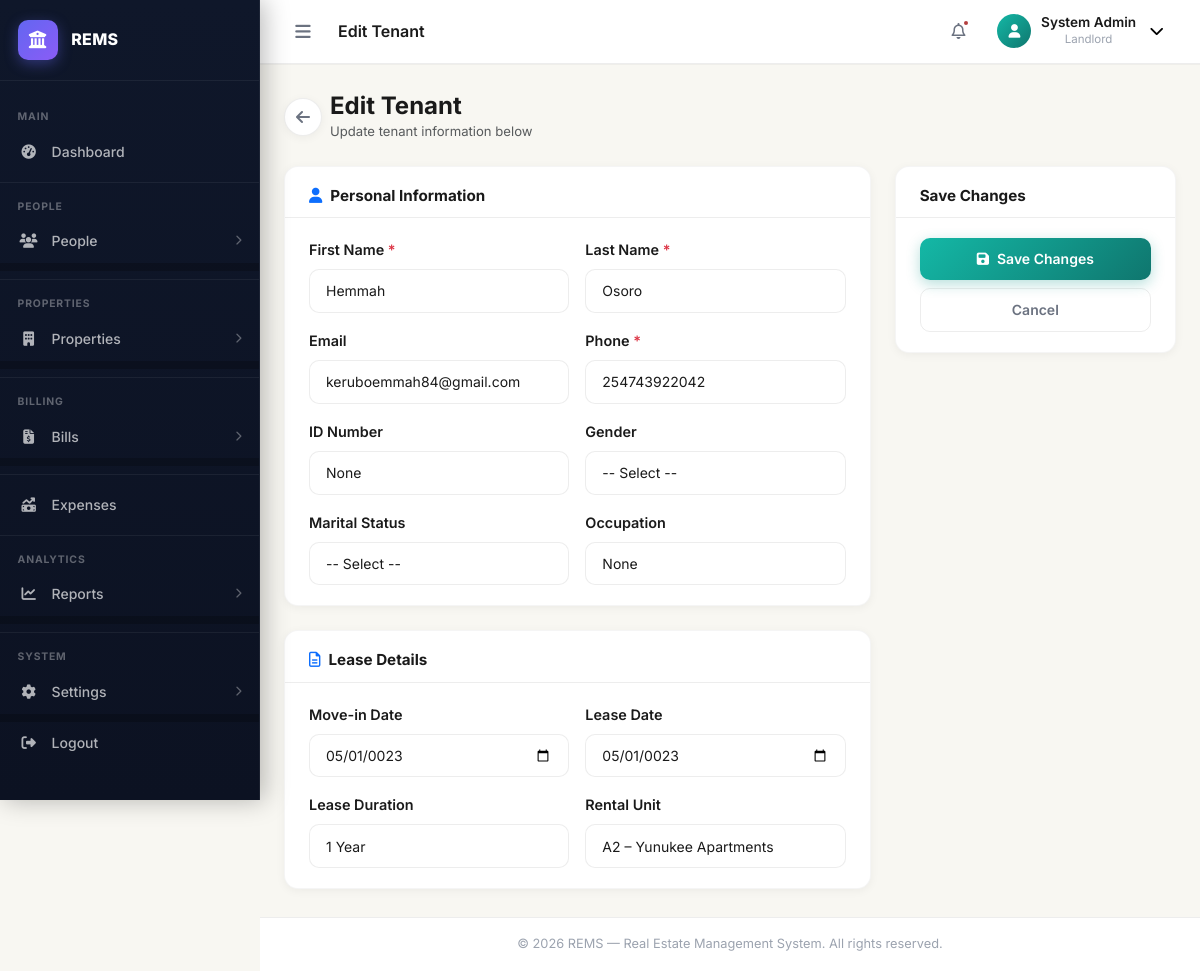
Page /tenants/edit-tenant/?id=2 (signed in) on the earlier database version.
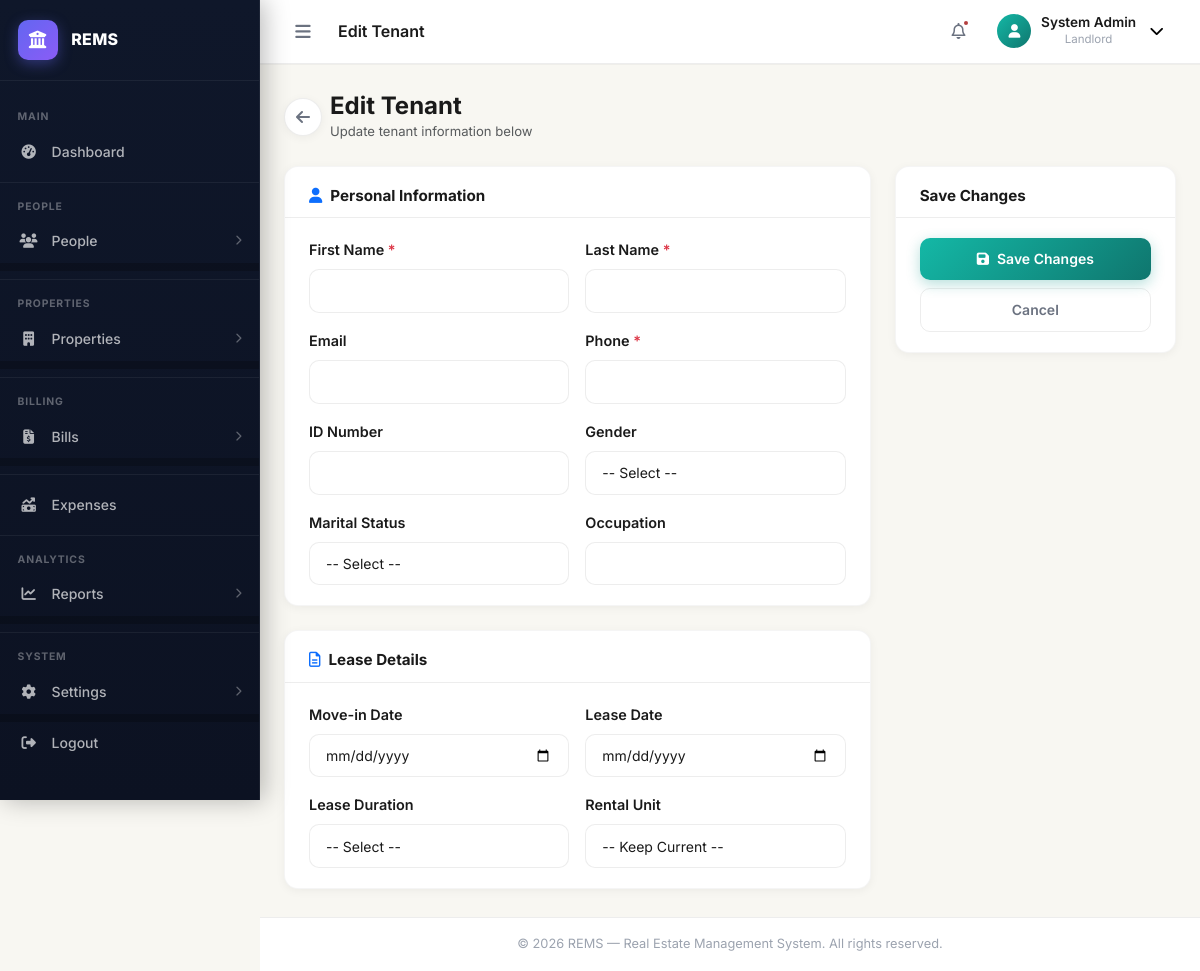
Same page on the later database version.
### apps/tenants/models.py (models this page shows, shortened)
class Tenant(AbstractBaseModel):
    user = models.OneToOneField("users.User", on_delete=models.CASCADE)
    lease_date = models.DateField(null=True)
    move_in_date = models.DateField(null=True)
    status = models.CharField(max_length=255, default="Active")
    occupation = models.CharField(max_length=255, null=True, blank=True)
    lease_duration = models.CharField(max_length=255, null=True, blank=True)
    renews_every = models.CharField(max_length=255, null=True, blank=True)
    def unit(self):
        return PropertyUnit.objects.get(tenant=self)

### apps/users/models.py (models this page shows, shortened)
class User(AbstractUser, AbstractBaseModel):
    role = models.CharField(max_length=255, choices=UserRoles.choices(), default="Tenant")
    phone = models.CharField(max_length=255, blank=True, null=True)
    address = models.TextField(blank=True, null=True)
    city = models.CharField(max_length=255, blank=True, null=True)
    state = models.CharField(max_length=255, blank=True, null=True)
    zip_code = models.CharField(max_length=255, blank=True, null=True)
    country = models.CharField(max_length=255, blank=True, null=True)
    avatar = models.ImageField(upload_to="avatars/", blank=True, null=True)
    gender = models.CharField(max_length=255, blank=True, null=True)
    marital_status = models.CharField(max_length=255, blank=True, null=True)
    id_number = models.CharField(max_length=255, null=True, blank=True)
    firebase_uid = models.CharField(max_length=255, null=True, blank=True)
    profile_picture = models.URLField(max_length=255, null=True, blank=True)

### apps/tenants/views.py (the view, shortened to what this page needs)
# urls.py: path("edit-tenant/", edit_tenant, name="edit-tenant"),
@login_required
@transaction.atomic
def edit_tenant(request):
    tenant_object = Tenant.objects.filter(id=request.GET.get("id")).first()
    return render(request, "tenants/edit_tenant.html", {
        "tenant": tenant_object,
        "units": PropertyUnit.objects.filter(Q(is_occupied=False) | Q(tenant=tenant_object)),
        "lease_durations": LEASE_DURATIONS,
        "marital_statuses": MARITAL_STATUSES,
        "genders": ["Male", "Female", "Other"]
    })

### templates/tenants/edit_tenant.html (shortened to what the changed rows need)
{% extends "base.html" %}
{% load static %}
{% block content %}
<div class="d-flex align-items-center gap-2 mb-4">
    <div>
        <h1 class="fs-4 fw-bold mb-0">Edit Tenant</h1>
    </div>
</div>
<form method="POST" action="{% url 'edit-tenant' %}">
    <div class="row g-4">
        <div class="col-12 col-lg-8">
            <div class="rems-card mb-4">
                <div class="rems-card__body">
                    <div class="row g-3">
                        <div class="col-md-6">
                            <label class="form-label fw-600">First Name <span class="text-danger">*</span></label>
                            <input type="text" name="first_name" class="form-control"
                                   value="{{ tenant.user.first_name }}" required id="editFirstName">
                        </div>
                        <div class="col-md-6">
                            <label class="form-label fw-600">Last Name <span class="text-danger">*</span></label>
                            <input type="text" name="last_name" class="form-control"
                                   value="{{ tenant.user.last_name }}" required id="editLastName">
                        </div>
                        <div class="col-md-6">
                            <label class="form-label fw-600">Email</label>
                            <input type="email" name="email" class="form-control"
                                   value="{{ tenant.user.email }}" id="editEmail">
                        </div>
                        <div class="col-md-6">
                            <label class="form-label fw-600">Phone <span class="text-danger">*</span></label>
                            <input type="tel" name="phone" class="form-control"
                                   value="{{ tenant.user.phone }}" required id="editPhone">
                        </div>
                        <div class="col-md-6">
                            <label class="form-label fw-600">ID Number</label>
                            <input type="text" name="id_number" class="form-control"
                                   value="{{ tenant.user.id_number }}" id="editIdNumber">
                        </div>
                        <div class="col-md-6">
                            <label class="form-label fw-600">Occupation</label>
                            <input type="text" name="occupation" class="form-control"
                                   value="{{ tenant.occupation }}" id="editOccupation">
                        </div>
                    </div>
                </div>
            </div>
            <div class="rems-card">
                <div class="rems-card__body">
                    <div class="row g-3">
                        <div class="col-md-6">
                            <label class="form-label fw-600">Move-in Date</label>
                            <input type="date" name="move_in_date" class="form-control"
                                   value="{{ tenant.move_in_date|date:'Y-m-d' }}" id="editMoveInDate">
                        </div>
                        <div class="col-md-6">
                            <label class="form-label fw-600">Lease Date</label>
                            <input type="date" name="lease_date" class="form-control"
                                   value="{{ tenant.lease_date|date:'Y-m-d' }}" id="editLeaseDate">
                        </div>
                        <div class="col-md-6">
                            <label class="form-label fw-600">Lease Duration</label>
                            <select name="lease_duration" class="form-select" id="editLeaseDuration">
                                <option value="">-- Select --</option>
                                {% for dur in lease_durations %}
                                <option value="{{ dur }}" {% if tenant.lease_duration == dur %}selected{% endif %}>{{ dur }}</option>
                                {% endfor %}
                            </select>
                        </div>
                        <div class="col-md-6">
                            <label class="form-label fw-600">Rental Unit</label>
                            <select name="rental_unit" class="form-select" id="editRentalUnit">
                                <option value="">-- Keep Current --</option>
                                {% for unit in units %}
                                    {% if tenant.unit and tenant.unit.id == unit.id %}
                                        <option value="{{ unit.id }}" selected>{{ unit.name }} – {{ unit.property.name }}</option>
                                    {% else %}
                                <option value="{{ unit.id }}">{{ unit.name }} – {{ unit.property.name }}</option>
                                    {% endif %}
                                {% endfor %}
                            </select>
                        </div>
                    </div>
                </div>
            </div>
        </div>
    </div>
</form>
{% endblock %}

Differences in the rows shown:
removed Tenant: first_name "Hemmah", last_name "Osoro", email "keruboemmah84@gmail.com", phone "254743922042", id_number "None", occupation "None", move_in_date "05/01/0023", lease_date "05/01/0023", lease_duration "1 Year"
Other differences:
form field lease_duration: (not shown) → "-- Select --"
form field rental_unit: "A2 – Yunukee Apartments" → "-- Keep Current --"
